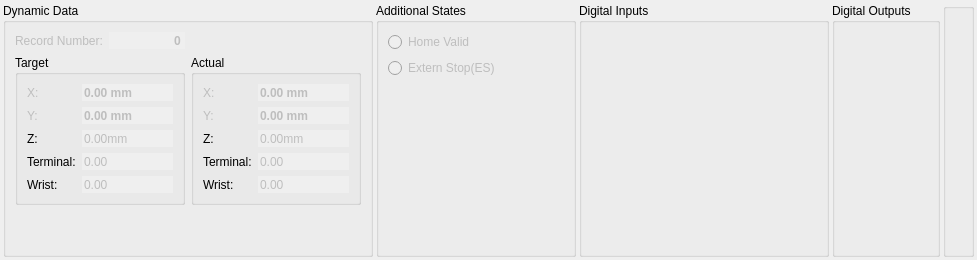
         <widget class="QWidget" name="tab">
          <attribute name="title">
           <string>Display</string>
          </attribute>
          <layout class="QHBoxLayout" name="horizontalLayout_6">
           <property name="spacing">
            <number>3</number>
           </property>
           <property name="leftMargin">
            <number>3</number>
           </property>
           <property name="topMargin">
            <number>3</number>
           </property>
           <property name="rightMargin">
            <number>3</number>
           </property>
           <property name="bottomMargin">
            <number>3</number>
           </property>
           <item>
            <widget class="QGroupBox" name="groupBox_9">
             <property name="title">
              <string>Dynamic Data</string>
             </property>
             <layout class="QGridLayout" name="gridLayout_11">
              <item row="4" column="2">
               <widget class="QGroupBox" name="groupBox_13">
                <property name="title">
                 <string>Actual</string>
                </property>
                <layout class="QGridLayout" name="gridLayout_16">
                 <item row="2" column="1">
                  <widget class="QDoubleSpinBox" name="actPosY">
                   <property name="enabled">
                    <bool>false</bool>
                   </property>
                   <property name="sizePolicy">
                    <sizepolicy hsizetype="Preferred" vsizetype="Preferred">
                     <horstretch>0</horstretch>
                     <verstretch>0</verstretch>
                    </sizepolicy>
                   </property>
                   <property name="font">
                    <font>
                     <weight>75</weight>
                     <bold>true</bold>
                    </font>
                   </property>
                   <property name="frame">
                    <bool>false</bool>
                   </property>
                   <property name="alignment">
                    <set>Qt::AlignLeading|Qt::AlignLeft|Qt::AlignVCenter</set>
                   </property>
                   <property name="readOnly">
                    <bool>true</bool>
                   </property>
                   <property name="buttonSymbols">
                    <enum>QAbstractSpinBox::NoButtons</enum>
                   </property>
                   <property name="specialValueText">
                    <string notr="true"/>
                   </property>
                   <property name="prefix">
                    <string notr="true"/>
                   </property>
                   <property name="suffix">
                    <string notr="true"> mm</string>
                   </property>
                   <property name="minimum">
                    <double>-100000000000.000000000000000</double>
                   </property>
                   <property name="maximum">
                    <double>100000000000.000000000000000</double>
                   </property>
                  </widget>
                 </item>
                 <item row="1" column="0">
                  <widget class="QLabel" name="label_15">
                   <property name="enabled">
                    <bool>false</bool>
                   </property>
                   <property name="text">
                    <string>X:</string>
                   </property>
                  </widget>
                 </item>
                 <item row="8" column="0">
                  <widget class="QLabel" name="label_31">
                   <property name="text">
                    <string>Wrist:</string>
                   </property>
                  </widget>
                 </item>
                 <item row="4" column="0">
                  <widget class="QLabel" name="label_32">
                   <property name="text">
                    <string>Z:</string>
                   </property>
                  </widget>
                 </item>
                 <item row="1" column="1">
                  <widget class="QDoubleSpinBox" name="actPosX">
                   <property name="enabled">
                    <bool>false</bool>
                   </property>
                   <property name="sizePolicy">
                    <sizepolicy hsizetype="Preferred" vsizetype="Preferred">
                     <horstretch>0</horstretch>
                     <verstretch>0</verstretch>
                    </sizepolicy>
                   </property>
                   <property name="font">
                    <font>
                     <weight>75</weight>
                     <bold>true</bold>
                    </font>
                   </property>
                   <property name="frame">
                    <bool>false</bool>
                   </property>
                   <property name="alignment">
                    <set>Qt::AlignLeading|Qt::AlignLeft|Qt::AlignVCenter</set>
                   </property>
                   <property name="readOnly">
                    <bool>true</bool>
                   </property>
                   <property name="buttonSymbols">
                    <enum>QAbstractSpinBox::NoButtons</enum>
                   </property>
                   <property name="specialValueText">
                    <string notr="true"/>
                   </property>
                   <property name="prefix">
                    <string notr="true"/>
                   </property>
                   <property name="suffix">
                    <string notr="true"> mm</string>
                   </property>
                   <property name="minimum">
                    <double>-100000000000.000000000000000</double>
                   </property>
                   <property name="maximum">
                    <double>100000000000.000000000000000</double>
                   </property>
                  </widget>
                 </item>
                 <item row="7" column="0">
                  <widget class="QLabel" name="label_33">
                   <property name="text">
                    <string>Terminal:</string>
                   </property>
                  </widget>
                 </item>
                 <item row="4" column="1">
                  <widget class="QDoubleSpinBox" name="actPosZ">
                   <property name="enabled">
                    <bool>false</bool>
                   </property>
                   <property name="sizePolicy">
                    <sizepolicy hsizetype="Preferred" vsizetype="Fixed">
                     <horstretch>0</horstretch>
                     <verstretch>0</verstretch>
                    </sizepolicy>
                   </property>
                   <property name="frame">
                    <bool>false</bool>
                   </property>
                   <property name="alignment">
                    <set>Qt::AlignLeading|Qt::AlignLeft|Qt::AlignVCenter</set>
                   </property>
                   <property name="readOnly">
                    <bool>true</bool>
                   </property>
                   <property name="buttonSymbols">
                    <enum>QAbstractSpinBox::NoButtons</enum>
                   </property>
                   <property name="suffix">
                    <string>mm</string>
                   </property>
                   <property name="minimum">
                    <double>-100000000000.000000000000000</double>
                   </property>
                   <property name="maximum">
                    <double>100000000000.000000000000000</double>
                   </property>
                  </widget>
                 </item>
                 <item row="2" column="0">
                  <widget class="QLabel" name="label_16">
                   <property name="enabled">
                    <bool>false</bool>
                   </property>
                   <property name="text">
                    <string>Y:</string>
                   </property>
                  </widget>
                 </item>
                 <item row="7" column="1">
                  <widget class="QDoubleSpinBox" name="actPosTerminal">
                   <property name="enabled">
                    <bool>false</bool>
                   </property>
                   <property name="sizePolicy">
                    <sizepolicy hsizetype="Preferred" vsizetype="Fixed">
                     <horstretch>0</horstretch>
                     <verstretch>0</verstretch>
                    </sizepolicy>
                   </property>
                   <property name="frame">
                    <bool>false</bool>
                   </property>
                   <property name="alignment">
                    <set>Qt::AlignLeading|Qt::AlignLeft|Qt::AlignVCenter</set>
                   </property>
                   <property name="readOnly">
                    <bool>true</bool>
                   </property>
                   <property name="buttonSymbols">
                    <enum>QAbstractSpinBox::NoButtons</enum>
                   </property>
                  </widget>
                 </item>
                 <item row="8" column="1">
                  <widget class="QDoubleSpinBox" name="actPosWrist">
                   <property name="enabled">
                    <bool>false</bool>
                   </property>
                   <property name="sizePolicy">
                    <sizepolicy hsizetype="Preferred" vsizetype="Fixed">
                     <horstretch>0</horstretch>
                     <verstretch>0</verstretch>
                    </sizepolicy>
                   </property>
                   <property name="frame">
                    <bool>false</bool>
                   </property>
                   <property name="alignment">
                    <set>Qt::AlignLeading|Qt::AlignLeft|Qt::AlignVCenter</set>
                   </property>
                   <property name="readOnly">
                    <bool>true</bool>
                   </property>
                   <property name="buttonSymbols">
                    <enum>QAbstractSpinBox::NoButtons</enum>
                   </property>
                  </widget>
                 </item>
                </layout>
               </widget>
              </item>
              <item row="5" column="2">
               <spacer name="verticalSpacer_7">
                <property name="orientation">
                 <enum>Qt::Vertical</enum>
                </property>
                <property name="sizeHint" stdset="0">
                 <size>
                  <width>20</width>
                  <height>40</height>
                 </size>
                </property>
               </spacer>
              </item>
              <item row="1" column="0">
               <widget class="QLabel" name="label_12">
                <property name="enabled">
                 <bool>false</bool>
                </property>
                <property name="text">
                 <string>Record Number:</string>
                </property>
               </widget>
              </item>
              <item row="1" column="1">
               <widget class="QSpinBox" name="spinBox_RecordNumber">
                <property name="enabled">
                 <bool>false</bool>
                </property>
                <property name="sizePolicy">
                 <sizepolicy hsizetype="Minimum" vsizetype="Preferred">
                  <horstretch>0</horstretch>
                  <verstretch>0</verstretch>
                 </sizepolicy>
                </property>
                <property name="font">
                 <font>
                  <weight>75</weight>
                  <bold>true</bold>
                 </font>
                </property>
                <property name="frame">
                 <bool>false</bool>
                </property>
                <property name="alignment">
                 <set>Qt::AlignRight|Qt::AlignTrailing|Qt::AlignVCenter</set>
                </property>
                <property name="readOnly">
                 <bool>true</bool>
                </property>
                <property name="buttonSymbols">
                 <enum>QAbstractSpinBox::NoButtons</enum>
                </property>
                <property name="specialValueText">
                 <string notr="true"/>
                </property>
               </widget>
              </item>
              <item row="4" column="0" colspan="2">
               <widget class="QGroupBox" name="groupBox_12">
                <property name="title">
                 <string>Target</string>
                </property>
                <layout class="QGridLayout" name="gridLayout_15">
                 <item row="2" column="0">
                  <widget class="QLabel" name="label_13">
                   <property name="enabled">
                    <bool>false</bool>
                   </property>
                   <property name="text">
                    <string>X:</string>
                   </property>
                  </widget>
                 </item>
                 <item row="9" column="0">
                  <widget class="QLabel" name="label_30">
                   <property name="text">
                    <string>Wrist:</string>
                   </property>
                  </widget>
                 </item>
                 <item row="5" column="0">
                  <widget class="QLabel" name="label_28">
                   <property name="text">
                    <string>Z:</string>
                   </property>
                  </widget>
                 </item>
                 <item row="5" column="1">
                  <widget class="QDoubleSpinBox" name="doubleSpinBox_target_position_z">
                   <property name="enabled">
                    <bool>false</bool>
                   </property>
                   <property name="sizePolicy">
                    <sizepolicy hsizetype="Preferred" vsizetype="Fixed">
                     <horstretch>0</horstretch>
                     <verstretch>0</verstretch>
                    </sizepolicy>
                   </property>
                   <property name="frame">
                    <bool>false</bool>
                   </property>
                   <property name="alignment">
                    <set>Qt::AlignLeading|Qt::AlignLeft|Qt::AlignVCenter</set>
                   </property>
                   <property name="readOnly">
                    <bool>true</bool>
                   </property>
                   <property name="buttonSymbols">
                    <enum>QAbstractSpinBox::NoButtons</enum>
                   </property>
                   <property name="suffix">
                    <string>mm</string>
                   </property>
                   <property name="minimum">
                    <double>-100000000000.000000000000000</double>
                   </property>
                   <property name="maximum">
                    <double>100000000000.000000000000000</double>
                   </property>
                  </widget>
                 </item>
                 <item row="8" column="1">
                  <widget class="QDoubleSpinBox" name="spinTerminalTarget">
                   <property name="enabled">
                    <bool>false</bool>
                   </property>
                   <property name="sizePolicy">
                    <sizepolicy hsizetype="Preferred" vsizetype="Fixed">
                     <horstretch>0</horstretch>
                     <verstretch>0</verstretch>
                    </sizepolicy>
                   </property>
                   <property name="frame">
                    <bool>false</bool>
                   </property>
                   <property name="alignment">
                    <set>Qt::AlignLeading|Qt::AlignLeft|Qt::AlignVCenter</set>
                   </property>
                   <property name="readOnly">
                    <bool>true</bool>
                   </property>
                   <property name="buttonSymbols">
                    <enum>QAbstractSpinBox::NoButtons</enum>
                   </property>
                  </widget>
                 </item>
                 <item row="9" column="1">
                  <widget class="QDoubleSpinBox" name="spinWristTarget">
                   <property name="enabled">
                    <bool>false</bool>
                   </property>
                   <property name="sizePolicy">
                    <sizepolicy hsizetype="Preferred" vsizetype="Fixed">
                     <horstretch>0</horstretch>
                     <verstretch>0</verstretch>
                    </sizepolicy>
                   </property>
                   <property name="frame">
                    <bool>false</bool>
                   </property>
                   <property name="alignment">
                    <set>Qt::AlignLeading|Qt::AlignLeft|Qt::AlignVCenter</set>
                   </property>
                   <property name="readOnly">
                    <bool>true</bool>
                   </property>
                   <property name="buttonSymbols">
                    <enum>QAbstractSpinBox::NoButtons</enum>
                   </property>
                  </widget>
                 </item>
                 <item row="3" column="0">
                  <widget class="QLabel" name="label_14">
                   <property name="enabled">
                    <bool>false</bool>
                   </property>
                   <property name="text">
                    <string>Y:</string>
                   </property>
                  </widget>
                 </item>
                 <item row="8" column="0">
                  <widget class="QLabel" name="label_29">
                   <property name="text">
                    <string>Terminal:</string>
                   </property>
                  </widget>
                 </item>
                 <item row="3" column="1">
                  <widget class="QDoubleSpinBox" name="doubleSpinBox_target_position_y">
                   <property name="enabled">
                    <bool>false</bool>
                   </property>
                   <property name="sizePolicy">
                    <sizepolicy hsizetype="Preferred" vsizetype="Preferred">
                     <horstretch>0</horstretch>
                     <verstretch>0</verstretch>
                    </sizepolicy>
                   </property>
                   <property name="font">
                    <font>
                     <weight>75</weight>
                     <bold>true</bold>
                    </font>
                   </property>
                   <property name="frame">
                    <bool>false</bool>
                   </property>
                   <property name="alignment">
                    <set>Qt::AlignLeading|Qt::AlignLeft|Qt::AlignVCenter</set>
                   </property>
                   <property name="readOnly">
                    <bool>true</bool>
                   </property>
                   <property name="buttonSymbols">
                    <enum>QAbstractSpinBox::NoButtons</enum>
                   </property>
                   <property name="specialValueText">
                    <string notr="true"/>
                   </property>
                   <property name="prefix">
                    <string notr="true"/>
                   </property>
                   <property name="suffix">
                    <string notr="true"> mm</string>
                   </property>
                   <property name="minimum">
                    <double>-100000000000.000000000000000</double>
                   </property>
                   <property name="maximum">
                    <double>100000000000.000000000000000</double>
                   </property>
                  </widget>
                 </item>
                 <item row="2" column="1">
                  <widget class="QDoubleSpinBox" name="doubleSpinBox_target_position_x">
                   <property name="enabled">
                    <bool>false</bool>
                   </property>
                   <property name="sizePolicy">
                    <sizepolicy hsizetype="Preferred" vsizetype="Preferred">
                     <horstretch>0</horstretch>
                     <verstretch>0</verstretch>
                    </sizepolicy>
                   </property>
                   <property name="font">
                    <font>
                     <weight>75</weight>
                     <bold>true</bold>
                    </font>
                   </property>
                   <property name="frame">
                    <bool>false</bool>
                   </property>
                   <property name="alignment">
                    <set>Qt::AlignLeading|Qt::AlignLeft|Qt::AlignVCenter</set>
                   </property>
                   <property name="readOnly">
                    <bool>true</bool>
                   </property>
                   <property name="buttonSymbols">
                    <enum>QAbstractSpinBox::NoButtons</enum>
                   </property>
                   <property name="specialValueText">
                    <string notr="true"/>
                   </property>
                   <property name="prefix">
                    <string notr="true"/>
                   </property>
                   <property name="suffix">
                    <string notr="true"> mm</string>
                   </property>
                   <property name="minimum">
                    <double>-100000000000.000000000000000</double>
                   </property>
                   <property name="maximum">
                    <double>100000000000.000000000000000</double>
                   </property>
                  </widget>
                 </item>
                </layout>
               </widget>
              </item>
             </layout>
            </widget>
           </item>
           <item>
            <widget class="QGroupBox" name="groupBox_10">
             <property name="minimumSize">
              <size>
               <width>200</width>
               <height>0</height>
              </size>
             </property>
             <property name="title">
              <string>Additional States</string>
             </property>
             <layout class="QGridLayout" name="gridLayout_12">
              <item row="1" column="0">
               <widget class="QRadioButton" name="radES">
                <property name="enabled">
                 <bool>false</bool>
                </property>
                <property name="sizePolicy">
                 <sizepolicy hsizetype="Minimum" vsizetype="Preferred">
                  <horstretch>0</horstretch>
                  <verstretch>0</verstretch>
                 </sizepolicy>
                </property>
                <property name="text">
                 <string>Extern Stop(ES)</string>
                </property>
                <property name="autoExclusive">
                 <bool>false</bool>
                </property>
               </widget>
              </item>
              <item row="0" column="0">
               <widget class="QRadioButton" name="radHome">
                <property name="enabled">
                 <bool>false</bool>
                </property>
                <property name="sizePolicy">
                 <sizepolicy hsizetype="Minimum" vsizetype="Preferred">
                  <horstretch>0</horstretch>
                  <verstretch>0</verstretch>
                 </sizepolicy>
                </property>
                <property name="text">
                 <string>Home Valid</string>
                </property>
                <property name="autoExclusive">
                 <bool>false</bool>
                </property>
               </widget>
              </item>
              <item row="2" column="0">
               <spacer name="verticalSpacer_6">
                <property name="orientation">
                 <enum>Qt::Vertical</enum>
                </property>
                <property name="sizeHint" stdset="0">
                 <size>
                  <width>20</width>
                  <height>40</height>
                 </size>
                </property>
               </spacer>
              </item>
             </layout>
            </widget>
           </item>
           <item>
            <widget class="QGroupBox" name="groupBox">
             <property name="enabled">
              <bool>true</bool>
             </property>
             <property name="minimumSize">
              <size>
               <width>250</width>
               <height>0</height>
              </size>
             </property>
             <property name="title">
              <string>Digital Inputs</string>
             </property>
             <layout class="QVBoxLayout" name="verticalLayout_4">
              <item>
               <widget class="IoIndicator" name="radXI1" native="true"/>
              </item>
              <item>
               <widget class="IoIndicator" name="radXI2" native="true"/>
              </item>
              <item>
               <widget class="IoIndicator" name="radXI3" native="true"/>
              </item>
              <item>
               <widget class="IoIndicator" name="radXI4" native="true"/>
              </item>
              <item>
               <widget class="IoIndicator" name="radXI5" native="true"/>
              </item>
              <item>
               <widget class="IoIndicator" name="radXI6" native="true"/>
              </item>
              <item>
               <widget class="IoIndicator" name="radXI7" native="true"/>
              </item>
              <item>
               <widget class="IoIndicator" name="radXI8" native="true"/>
              </item>
              <item>
               <widget class="IoIndicator" name="radXI9" native="true"/>
              </item>
              <item>
               <widget class="IoIndicator" name="radXI10" native="true"/>
              </item>
              <item>
               <spacer name="verticalSpacer_3">
                <property name="orientation">
                 <enum>Qt::Vertical</enum>
                </property>
                <property name="sizeHint" stdset="0">
                 <size>
                  <width>20</width>
                  <height>40</height>
                 </size>
                </property>
               </spacer>
              </item>
             </layout>
            </widget>
           </item>
           <item>
            <widget class="QGroupBox" name="groupBox_2">
             <property name="title">
              <string>Digital Outputs</string>
             </property>
             <layout class="QGridLayout" name="gridLayout_2">
              <item row="9" column="0">
               <spacer name="verticalSpacer_4">
                <property name="orientation">
                 <enum>Qt::Vertical</enum>
                </property>
                <property name="sizeHint" stdset="0">
                 <size>
                  <width>20</width>
                  <height>40</height>
                 </size>
                </property>
               </spacer>
              </item>
              <item row="8" column="0">
               <widget class="IoIndicator" name="radY4" native="true"/>
              </item>
              <item row="7" column="0">
               <widget class="IoIndicator" name="radY3" native="true"/>
              </item>
              <item row="6" column="0">
               <widget class="IoIndicator" name="radY2" native="true"/>
              </item>
              <item row="5" column="0">
               <widget class="IoIndicator" name="radY1" native="true"/>
              </item>
              <item row="9" column="1">
               <spacer name="horizontalSpacer">
                <property name="orientation">
                 <enum>Qt::Horizontal</enum>
                </property>
                <property name="sizeHint" stdset="0">
                 <size>
                  <width>40</width>
                  <height>20</height>
                 </size>
                </property>
               </spacer>
              </item>
             </layout>
            </widget>
           </item>
           <item>
            <widget class="QGroupBox" name="groupBox_7">
             <property name="title">
              <string/>
             </property>
             <layout class="QGridLayout" name="gridLayout_10">
              <item row="0" column="0">
               <widget class="QLabel" name="label_4">
                <property name="text">
                 <string/>
                </property>
                <property name="pixmap">
                 <pixmap resource="../../../res/res.qrc">:/res/image/t4/xin_yout.png</pixmap>
                </property>
                <property name="scaledContents">
                 <bool>false</bool>
                </property>
                <property name="alignment">
                 <set>Qt::AlignLeading|Qt::AlignLeft|Qt::AlignTop</set>
                </property>
               </widget>
              </item>
             </layout>
            </widget>
           </item>
          </layout>
         </widget>
